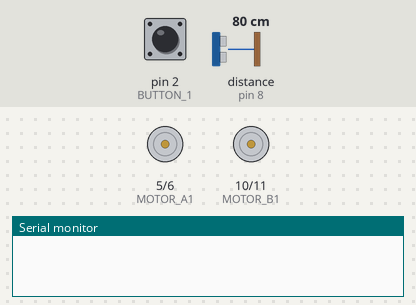
Bench run of a sketch on a simulated Arduino Uno, built with avr-gcc and run on an emulated ATmega328P. On the bench: motor-driver pin pairs drawn as motors (green arrow = first pin HIGH = forward, orange = second pin HIGH = backward, longer = more drive), the last lines printed to the serial monitor. The inputs (shaded band) are chosen by the test bench; at power-on: pin 2 (BUTTON_1) HIGH, distance to the obstacle (sensor on pin 8) 80 cm. The echo pulse lasts 58.3 µs per cm.

Above: at 1.2 s.
1.3 s: pin 2 (BUTTON_1) pulled LOW for 0.15 s
At 2.5 s:
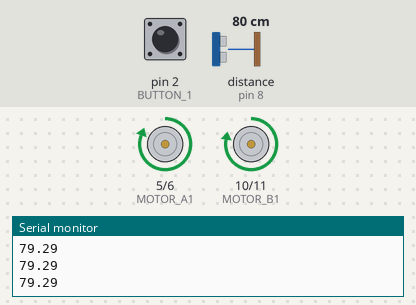
2.9 s: distance to the obstacle (sensor on pin 8) set to 18 cm
4.4 s: distance to the obstacle (sensor on pin 8) set to 14 cm
At 4.71 s:
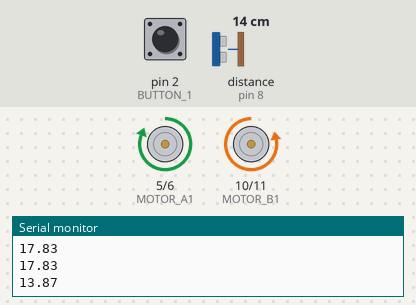
7.4 s: distance to the obstacle (sensor on pin 8) set to 35 cm
At 8.9 s:
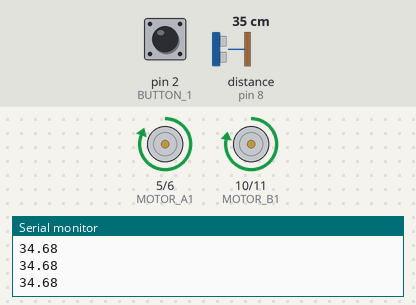
Timing chart, 0 to 10.4 s (numbered marks = the images above; inputs shaded):
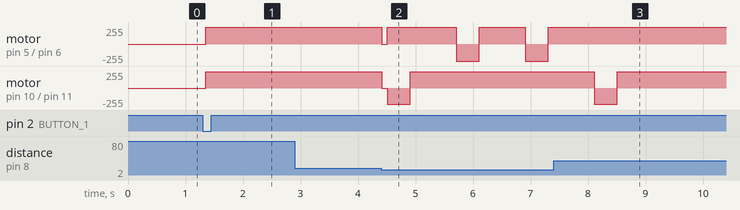

The sketch:

objectAvoidance.ino
```cpp
const int TRIG = 9;
const int ECHO = 8;
const int MOTOR_A1 = 5;
const int MOTOR_A2 = 6;
const int MOTOR_B1 = 10;
const int MOTOR_B2 = 11;
const int BUTTON_1 = 2;

const int MOTOR_A_SPEED = 255;
const int MOTOR_B_SPEED = 245;

const int ECHO_SENSOR_DISTANCE = 15;
const int TURN_DURATION = 400;  // Adjusted for 45-degree turn
const int FORWARD_DURATION = 800; // Move past obstacle

void setup()
{
  pinMode(TRIG, OUTPUT);
  pinMode(ECHO, INPUT);
  pinMode(MOTOR_A1, OUTPUT);
  pinMode(MOTOR_A2, OUTPUT);
  pinMode(MOTOR_B1, OUTPUT);
  pinMode(MOTOR_B2, OUTPUT);
  pinMode(BUTTON_1, INPUT_PULLUP);
  Serial.begin(9600);
}

void stopMotors()
{
  analogWrite(MOTOR_A1, 0);
  analogWrite(MOTOR_A2, 0);
  analogWrite(MOTOR_B1, 0);
  analogWrite(MOTOR_B2, 0);
}

void moveForward()
{
  analogWrite(MOTOR_A1, MOTOR_A_SPEED);
  analogWrite(MOTOR_A2, 0);
  analogWrite(MOTOR_B1, MOTOR_B_SPEED);
  analogWrite(MOTOR_B2, 0);
}

void turnRight45()
{
  analogWrite(MOTOR_A1, MOTOR_A_SPEED);
  analogWrite(MOTOR_A2, 0);
  analogWrite(MOTOR_B1, 0);
  analogWrite(MOTOR_B2, MOTOR_B_SPEED);
  delay(TURN_DURATION);
  stopMotors();
}

void turnLeft45()
{
  analogWrite(MOTOR_A1, 0);
  analogWrite(MOTOR_A2, MOTOR_A_SPEED);
  analogWrite(MOTOR_B1, MOTOR_B_SPEED);
  analogWrite(MOTOR_B2, 0);
  delay(TURN_DURATION);
  stopMotors();
}

void avoidObstacle()
{
  stopMotors();
  delay(100);
  turnRight45();
  moveForward();
  delay(FORWARD_DURATION);
  turnLeft45();
  moveForward();
  delay(FORWARD_DURATION);
  turnLeft45();
  moveForward();
  delay(FORWARD_DURATION);
  turnRight45();
  Serial.println("Obstacle avoided!");
}

void loop()
{
  while (digitalRead(BUTTON_1) == HIGH);
  delay(50);
  while (true)
  {
    moveForward();
    digitalWrite(TRIG, LOW);
    delayMicroseconds(2);
    digitalWrite(TRIG, HIGH);
    delayMicroseconds(10);
    digitalWrite(TRIG, LOW);
    long duration = pulseIn(ECHO, HIGH);
    float distance = duration * 0.034 / 2;
    Serial.println(distance);
    if (distance > 0 && distance < ECHO_SENSOR_DISTANCE)
    {
      avoidObstacle();
    }
  }
}
```

Measured:
- the behaviour switches between 16 and 15 cm on distance to the obstacle (sensor on pin 8) (found by bisection; images 1 and 2)
- after the input at 1.3 s, motor on pin 5 (MOTOR_A1) / pin 6 (MOTOR_A2): stopped → forward 255/255 after 0.05 s; motor on pin 10 (MOTOR_B1) / pin 11 (MOTOR_B2): stopped → forward 245/255 after 0.05 s
- after the input at 7.4 s, motor on pin 5 (MOTOR_A1) / pin 6 (MOTOR_A2): stays forward 255/255 (without the input it goes to stopped after 1.1 s)
